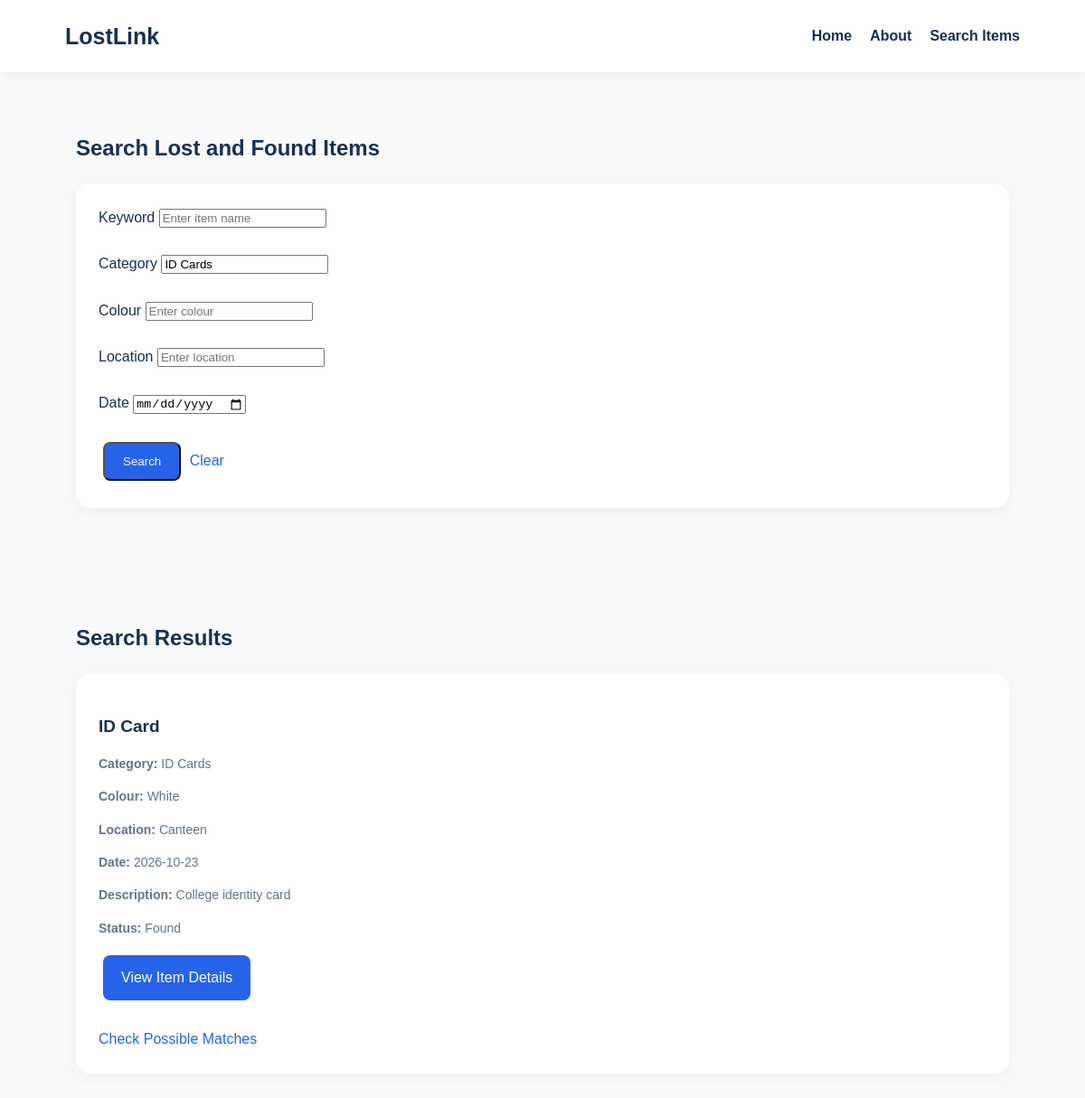
Screenshot of /search.php?category=ID Cards with the database file from the repository.
### tables this page shows
CREATE TABLE IF NOT EXISTS items (
    id INT AUTO_INCREMENT PRIMARY KEY,
    item_name VARCHAR(150) NOT NULL,
    category VARCHAR(100),
    colour VARCHAR(50),
    location VARCHAR(150),
    item_date DATE,
    description TEXT,
    status ENUM('Lost', 'Found', 'Recovered')
        NOT NULL DEFAULT 'Lost',
    created_at TIMESTAMP DEFAULT CURRENT_TIMESTAMP
);

### search.php (the view, shortened to what this page needs)
<?php
require_once "db.php";
$keyword = trim($_GET['keyword'] ?? '');
$category = trim($_GET['category'] ?? '');
$colour = trim($_GET['colour'] ?? '');
$location = trim($_GET['location'] ?? '');
$date = trim($_GET['date'] ?? '');
$sql = "SELECT * FROM items
        WHERE status IN ('Lost', 'Found')
        AND (
            item_name LIKE CONCAT('%', ?, '%')
            OR description LIKE CONCAT('%', ?, '%')
        )
        AND (? = '' OR category = ?)
        AND (? = '' OR colour = ?)
        AND (? = '' OR location = ?)
        AND (? = '' OR item_date = ?)
        ORDER BY created_at DESC";
$stmt = $conn->prepare($sql);
$stmt->bind_param(
    "ssssssssss",
    $keyword, $keyword,
    $category, $category,
    $colour, $colour,
    $location, $location,
    $date, $date
);
$stmt->execute();
$result = $stmt->get_result();
function e($value) {
    return htmlspecialchars((string)($value ?? ''), ENT_QUOTES, 'UTF-8');
}
?>
<!DOCTYPE html>
<html lang="en">
<head>
    <link rel="stylesheet" href="style.css">
</head>
<body>
<header class="navbar">
    <a href="index.php" class="logo">LostLink</a>
    <nav>
        <a href="index.php">Home</a>
        <a href="about.php">About</a>
        <a href="search.php">Search Items</a>
    </nav>
</header>
<main>
    <section>
        <h2>Search Lost and Found Items</h2>
        <div class="feature-card">
            <form method="GET" action="search.php">
                <label>Keyword</label>
                <input type="text" name="keyword"
                       value="<?= e($keyword) ?>"
                       placeholder="Enter item name">
                <br><br>
                <label>Category</label>
                <input type="text" name="category"
                       value="<?= e($category) ?>"
                       placeholder="Enter category">
                <br><br>
                <label>Colour</label>
                <input type="text" name="colour"
                       value="<?= e($colour) ?>"
                       placeholder="Enter colour">
                <br><br>
                <label>Location</label>
                <input type="text" name="location"
                       value="<?= e($location) ?>"
                       placeholder="Enter location">
                <br><br>
                <label>Date</label>
                <input type="date" name="date"
                       value="<?= e($date) ?>">
                <br><br>
                <button type="submit" class="nav-button">
                    Search
                </button>
                <a href="search.php">Clear</a>
            </form>
        </div>
    </section>
    <section>
        <h2>Search Results</h2>
        <?php if ($result->num_rows > 0): ?>
            <?php while ($item = $result->fetch_assoc()): ?>
                <div class="feature-card">
                    <h3><?= e($item['item_name']) ?></h3>
                    <p>
                        <strong>Category:</strong>
                        <?= e($item['category']) ?>
                    </p>
                    <p>
                        <strong>Colour:</strong>
                        <?= e($item['colour']) ?>
                    </p>
                    <p>
                        <strong>Location:</strong>
                        <?= e($item['location']) ?>
                    </p>
                    <p>
                        <strong>Date:</strong>
                        <?= e($item['item_date']) ?>
                    </p>
                    <p>
                        <strong>Description:</strong>
                        <?= e($item['description']) ?>
                    </p>
                    <p>
                        <strong>Status:</strong>
                        <?= e($item['status']) ?>
                    </p>
                    <a href="item.php?id=<?= (int)$item['id'] ?>"
                       class="nav-button">
                        View Item Details
                    </a>
                    <br><br>
                    <a href="matching.php?id=<?= (int)$item['id'] ?>">
                        Check Possible Matches
                    </a>
                </div>
            <?php endwhile; ?>
        <?php else: ?>
            <p>No matching items found.</p>
        <?php endif; ?>
    </section>
</main>
</body>
</html>

### style.css (style rules this page uses)
:root { --navy: #183153; --primary: #2563eb; --muted: #64748b; --light: #f1f5f9; }
* { box-sizing: border-box; }
body { margin: 0; font-family: Arial, sans-serif; color: var(--navy); background: #f8fafc; line-height: 1.6; }
a { color: var(--primary); text-decoration: none; }
.navbar { display: flex; align-items: center; justify-content: space-between; flex-wrap: wrap; gap: 18px; padding: 20px 6%; background: white; box-shadow: 0 2px 12px #00000010; }
.logo { font-size: 25px; font-weight: bold; color: var(--navy); }
nav { display: flex; flex-wrap: wrap; gap: 20px; }
nav a { color: var(--navy); font-weight: 600; }
.nav-button, .hero a { display: inline-block; padding: 12px 20px; margin: 5px; border-radius: 8px; background: var(--primary); color: white; }
section { padding: 45px 7%; }
.feature-card { background: white; padding: 25px; margin: 15px 0; border-radius: 16px; box-shadow: 0 5px 20px #0000000d; }
.feature-card h3 { color: var(--navy); margin-bottom: 10px; font-size: 19px; }
.feature-card p { color: var(--muted); font-size: 14px; }

### rows the page displays
items: item_name "ID Card", category "ID Cards", colour "White", location "Canteen", item_date "2026-10-23", description "College identity card", status "Found"
